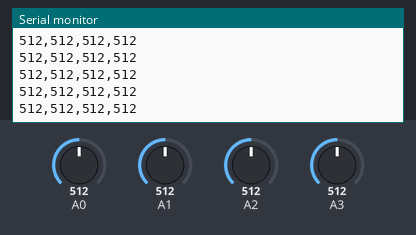
The sketch below on a simulated Arduino Uno, built with avr-gcc and run on an emulated ATmega328P. Shown: the last lines printed to the serial monitor. The test bench sets the inputs (shaded band); at power-on: A0 = 512, A1 = 512, A2 = 512, A3 = 512.

Above: at 1.2 s.
1.3 s: A0 set to 716
At 2.3 s:
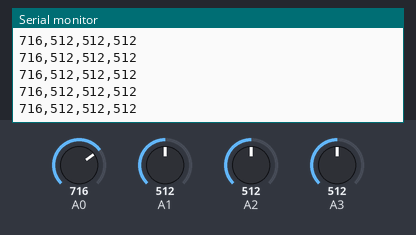
2.8 s: A1 set to 716
At 3.5 s:
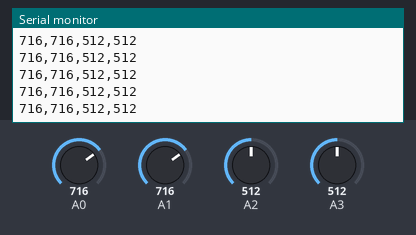
4.3 s: A2 set to 716
At 5.0 s:
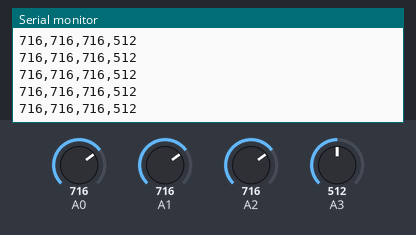
5.8 s: A3 set to 716
At 6.9 s:
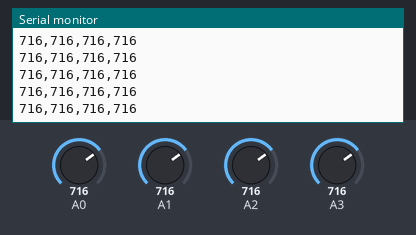
7.3 s: A0 set to 992
At 7.8 s:
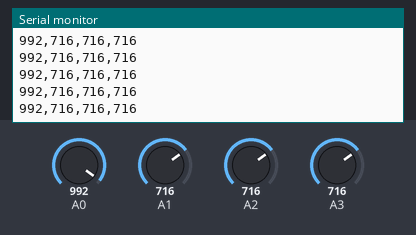
10.3 s: A1 set to 992
At 10.9 s:
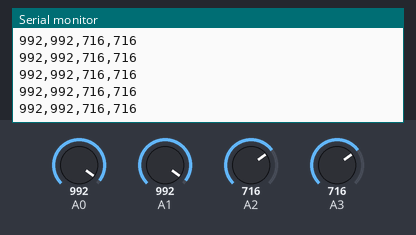
Timing chart, 0 to 12.8 s (numbered marks = the images above; inputs shaded):
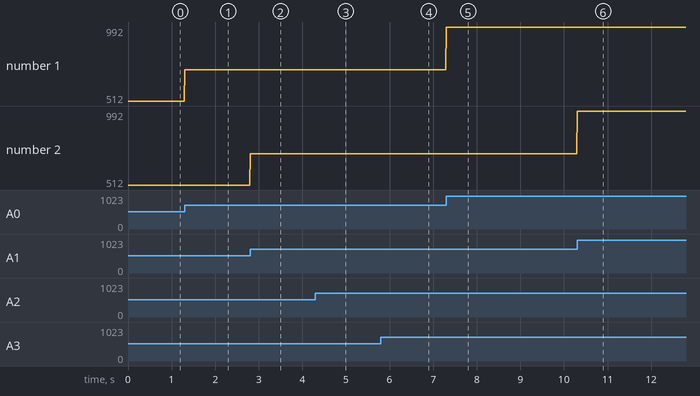

The sketch:

enviarvariosdatosdepotenciometros.ino
```cpp
//Variable donde almacenaremos el valor del potenciometro
long valor0;
long valor1;
long valor2;
long valor3;


void setup() {
  //Inicializamos la comunicación serial
  Serial.begin(115200);

  //Escribimos por el monitor serie mensaje de inicio
  //Serial.println("Inicio de sketch - valores del potenciometro");

}

void loop() {
  // leemos del pin A0 valor

  valor0 = analogRead(A0);
  valor1 = analogRead(A1);
  valor2 = analogRead(A2);
  valor3 = analogRead(A3);

  //Imprimimos por el monitor serie
  Serial.print(valor0);
  Serial.print(",");
  Serial.print(valor1);
  Serial.print(",");
  Serial.print(valor2);
  Serial.print(",");
  Serial.println(valor3);

  delay(10);

}
```

Measured:
- after the input at 1.3 s, the serial monitor: prints a new line at once (image 1)
- after the input at 2.8 s, the serial monitor: prints a new line at once (image 2)
- after the input at 4.3 s, the serial monitor: prints a new line at once (image 3)
- after the input at 5.8 s, the serial monitor: prints a new line at once (image 4)
- after the input at 7.3 s, the serial monitor: prints a new line at once (image 5)
- after the input at 10.3 s, the serial monitor: prints a new line at once (image 6)
- plotted number 1: 512 → 716 after the input at 1.3 s, 716 → 992 after the input at 7.3 s
